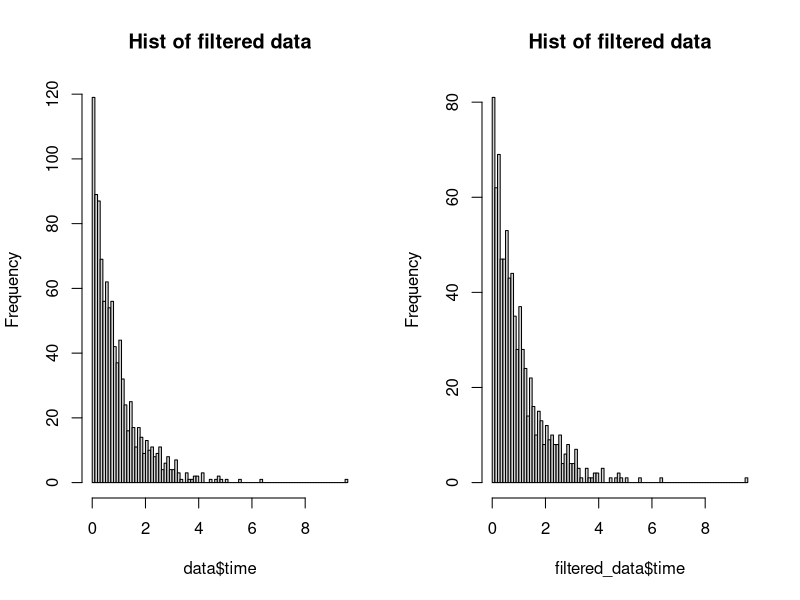

The R source for this figure:
## ---- chunk 1
########################## Init code for question 1 ############################
rm(list = ls())
library(ggplot2)
set.seed(12345)
## ---- chunk 2
################################## (2.1) #######################################
# Load data
data <- read.csv("censoredproc.csv", 
                sep = ";", header = TRUE)
# We will filter out the records with cens = 2
filtered_data <- data[data$cens != 2,]
layout(matrix(c(1:2), 1, 2))
# plot the data
hist(data$time, breaks = 100, main="Hist of filtered data")
# plot the filtered data
hist(filtered_data$time, breaks = 100, main="Hist of filtered data")
